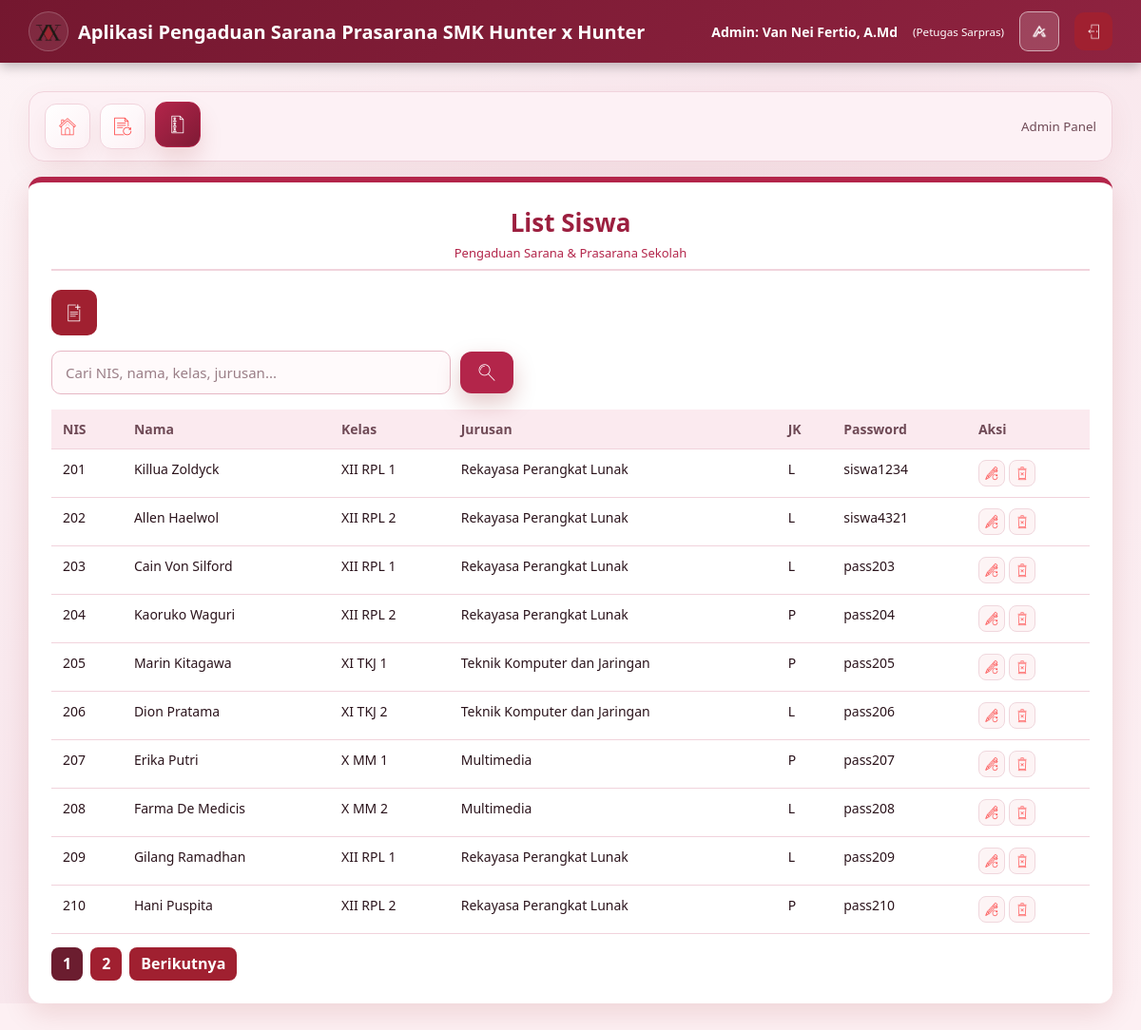
/CONTROLLERS/c_admin.php?page=siswa (signed in), run on the app's committed database.
### tables this page shows
CREATE TABLE `siswa` (
  `nis` int(10) NOT NULL,
  `nama_siswa` varchar(100) NOT NULL,
  `kelas` varchar(10) NOT NULL,
  `jurusan` varchar(50) NOT NULL,
  `jenis_kelamin` enum('L','P') NOT NULL,
  `password` varchar(255) NOT NULL,
  `created_at` timestamp NOT NULL DEFAULT current_timestamp()
);

### CONTROLLERS/c_admin.php (called while the page is built, shortened)
<?php
require_once '../MODELS/m_koneksi.php';
require_once '../MODELS/m_siswa.php';
$modelSiswa = new M_Siswa($conn);
$siswaKeyword = trim($_GET['siswa_keyword'] ?? '');
$siswaPage = max(1, (int)($_GET['siswa_page'] ?? 1));
$siswaLimit = 10;
$totalSiswa = $modelSiswa->countSiswa($siswaKeyword);
$totalSiswaPages = max(1, (int)ceil($totalSiswa / $siswaLimit));
$siswaOffset = ($siswaPage - 1) * $siswaLimit;
$list_siswa = $modelSiswa->getSiswa($siswaLimit, $siswaOffset, $siswaKeyword);
$page = $_GET['page'] ?? 'dashboard';
$showAddForm = ($page === 'siswa' && (($_GET['show_add'] ?? '0') === '1'));
$nama_admin = $_SESSION['nama_admin'] ?? 'Admin';
$role_admin = $_SESSION['role_admin'] ?? 'Admin';
require_once '../VIEWS/v_admin.php';

### MODELS/m_siswa.php (called while the page is built, shortened)
<?php
class M_Siswa {
    private $db;
    public function __construct($koneksi) {
        $this->db = $koneksi;
    }
    public function countSiswa($keyword = '') {
        $keyword = mysqli_real_escape_string($this->db, $keyword);
        $query = "SELECT COUNT(*) AS total FROM siswa";
        $result = mysqli_query($this->db, $query);
        $row = mysqli_fetch_assoc($result);
        return (int)($row['total'] ?? 0);
    }
    public function getSiswa($limit = null, $offset = 0, $keyword = '') {
        $keyword = mysqli_real_escape_string($this->db, $keyword);
        $query = "SELECT * FROM siswa";
        $query .= " ORDER BY CAST(nis AS UNSIGNED) ASC, nis ASC";
        if ($limit !== null) {
            $query .= " LIMIT " . (int)$limit . " OFFSET " . (int)$offset;
        }
        $result = mysqli_query($this->db, $query);
        $data = [];
        while ($row = mysqli_fetch_assoc($result)) {
            $data[] = $row;
        }
        return $data;
    }
}
?>

### VIEWS/v_admin.php (the view, shortened to what this page needs)
<!DOCTYPE html>
<html lang="id">
<head>
    <link rel="stylesheet" href="../CSS/01-warna-dan-font.css">
    <link rel="stylesheet" href="../CSS/02-navbar-atas.css">
    <link rel="stylesheet" href="../CSS/03-form-dan-tombol.css">
    <link rel="stylesheet" href="../CSS/04-tabel-dan-badge.css">
    <link rel="stylesheet" href="../CSS/05-admin-dan-dashboard.css">
</head>
<body class="dashboard-page">
    <?php
    $page = $_GET['page'] ?? 'dashboard';
    ?>
    <div class="navbar">
        <div class="brand">
            <img class="logo" src="../ASSETS/logo_sekolah_temagelap.png" alt="Logo Sekolah">
            <span>Aplikasi Pengaduan Sarana Prasarana SMK Hunter x Hunter</span>
        </div>
        <div class="user-info">
            <span class="role-name">
                Admin:
                <?= htmlspecialchars($nama_admin) ?>
            </span>
            <small>
                (<?= htmlspecialchars($role_admin) ?>)
            </small>
            <button type="button" class="theme-toggle" data-theme-toggle aria-label="Ganti tema"></button>
            <a
                class="btn-logout"
                href="../CONTROLLERS/c_logout.php"
                title="Logout"
            >
                <img src="../ASSETS/logout.png" alt="Logout">
            </a>
        </div>
    </div>
    <div class="container">
        <?php if ($page !== 'edit_siswa' && $page !== 'dashboard'): ?>
            <div class="admin-nav">
                <div class="menu">
                    <a
                        class="<?= $page === 'dashboard' ? 'active' : '' ?>"
                        href="../CONTROLLERS/c_admin.php?page=dashboard"
                        title="Dashboard"
                    >
                        <img src="../ASSETS/logo_dashboard.png" alt="Dashboard" style="width:24px;height:24px;object-fit:contain;display:block;">
                    </a>
                    <a
                        class="<?= $page === 'histori' ? 'active' : '' ?>"
                        href="../CONTROLLERS/c_admin.php?page=histori"
                        title="Histori Aspirasi"
                    >
                        <img src="../ASSETS/historiaspirasi.png" alt="Histori Aspirasi">
                    </a>
                    <a
                        class="<?= $page === 'siswa' ? 'active' : '' ?>"
                        href="../CONTROLLERS/c_admin.php?page=siswa"
                        title="List Siswa"
                    >
                        <img src="../ASSETS/datasiswa.png" alt="List Siswa">
                    </a>
                </div>
                <small>Admin Panel</small>
            </div>
        <?php endif; ?>
        <?php if ($page === 'dashboard'): ?>
            <div class="dashboard-hero">
                <div class="dashboard-hero-content">
                    <img class="dashboard-hero-logo" src="../ASSETS/logo_sekolah.png" alt="Logo Sekolah" style="border:0;object-fit:contain;">
                    <h2>Selamat datang di Pengaduan Sarana Prasarana</h2>
                    <h2>SMK Hunter x Hunter</h2>
                    <div class="dashboard-name">
                        <?= htmlspecialchars($_SESSION['nama_admin'] ?? 'Admin') ?>
                    </div>
                    <h3>Kelola data siswa dan pantau histori aspirasi secara mudah dan terorganisir</h3>
                </div>
            </div>
            <div class="dashboard-nav-grid">
                <a class="dashboard-link" href="../CONTROLLERS/c_admin.php?page=histori">
                    <img src="../ASSETS/historiaspirasi.png" alt="Histori Aspirasi">
                    <span>Histori Aspirasi</span>
                </a>
                <a class="dashboard-link" href="../CONTROLLERS/c_admin.php?page=siswa">
                    <img src="../ASSETS/datasiswa.png" alt="List Siswa">
                    <span>List Siswa</span>
                </a>
            </div>
        <?php elseif ($page === 'siswa'): ?>
            <div class="card">
                <h3>List Siswa</h3>
                <div style="margin-bottom:16px;">
                    <a href="../CONTROLLERS/c_admin.php?page=siswa&show_add=1" class="btn-logout" title="Tambah Siswa" style="display:inline-flex;align-items:center;justify-content:center;width:48px;height:48px;padding:0;">
                        <img src="../ASSETS/tambah_datasiswa.png" alt="Tambah Siswa" style="width:24px;height:24px;object-fit:contain;display:block;filter:brightness(0) invert(1);">
                    </a>
                </div>
                <form method="GET" action="../CONTROLLERS/c_admin.php" style="margin-bottom:16px;">
                    <div style="display:flex;gap:10px;align-items:center;flex-wrap:wrap;">
                        <input
                            type="text"
                            name="siswa_keyword"
                            value="<?= htmlspecialchars($siswaKeyword ?? '') ?>"
                            placeholder="Cari NIS, nama, kelas, jurusan..."
                            style="max-width:420px;"
                            autocomplete="off"
                        >
                        <button type="submit" class="btn-submit" title="Cari" style="width:auto;padding:10px 16px;display:inline-flex;align-items:center;justify-content:center;">
                            <img src="../ASSETS/search_aspirasi.png" alt="Cari" style="width:24px;height:24px;object-fit:contain;display:block;filter:brightness(0) invert(1);">
                        </button>
                    </div>
                </form>
                <div class="table-responsive">
                    <table class="table">
                        <thead>
                            <tr>
                                <th>NIS</th>
                                <th>Nama</th>
                                <th>Kelas</th>
                                <th>Jurusan</th>
                                <th>JK</th>
                                <th>Password</th>
                                <th>Aksi</th>
                            </tr>
                        </thead>
                        <tbody>
                            <?php if (empty($list_siswa)): ?>
                                <tr>
                                    <td
                                        colspan="7"
                                        style="text-align:center;color:#888;padding:20px;"
                                    >
                                        Belum ada data siswa.
                                    </td>
                                </tr>
                            <?php else: ?>
                                <?php foreach ($list_siswa as $s): ?>
                                    <tr>
                                        <td>
                                            <?= htmlspecialchars($s['nis']) ?>
                                        </td>
                                        <td>
                                            <?= htmlspecialchars($s['nama_siswa']) ?>
                                        </td>
                                        <td>
                                            <?= htmlspecialchars($s['kelas']) ?>
                                        </td>
                                        <td>
                                            <?= htmlspecialchars($s['jurusan']) ?>
                                        </td>
                                        <td>
                                            <?= htmlspecialchars($s['jenis_kelamin']) ?>
                                        </td>
                                        <td>
                                            <?= htmlspecialchars($s['password']) ?>
                                        </td>
                                        <td>
                                            <a
                                                href="../CONTROLLERS/c_siswa.php?aksi=edit&nis=<?= urlencode($s['nis']) ?>"
                                                title="Edit Siswa"
                                                style="display:inline-flex;align-items:center;justify-content:center;width:28px;height:28px;border-radius:8px;background:#fdf4f5;border:1px solid #f0d7dd;"
                                            >
                                                <img src="../ASSETS/edit_datasiswa.png" alt="Edit Siswa" style="width:18px;height:18px;object-fit:contain;display:block;">
                                            </a>
                                            <a
                                                href="../CONTROLLERS/c_siswa.php?aksi=hapus&nis=<?= urlencode($s['nis']) ?>"
                                                onclick="return confirm('Hapus siswa ini?')"
                                                title="Hapus Siswa"
                                                style="display:inline-flex;align-items:center;justify-content:center;width:28px;height:28px;border-radius:8px;background:#fdf4f5;border:1px solid #f0d7dd;"
                                            >
                                                <img src="../ASSETS/hapus_datasiswa.png" alt="Hapus Siswa" style="width:18px;height:18px;object-fit:contain;display:block;">
                                            </a>
                                        </td>
                                    </tr>
                                <?php endforeach; ?>
                            <?php endif; ?>
                        </tbody>
                    </table>
                </div>
                <div class="pagination" style="margin-top:14px;display:flex;gap:8px;align-items:center;flex-wrap:wrap;">
                    <?php for ($i = 1; $i <= $totalSiswaPages; $i++): ?>
                        <a class="btn-logout" style="<?= $i === $siswaPage ? 'background:#6b1d2f;color:#fff;' : '' ?>" href="../CONTROLLERS/c_admin.php?page=siswa&siswa_page=<?= $i ?>"><?= $i ?></a>
                    <?php endfor; ?>
                    <?php if ($siswaPage < $totalSiswaPages): ?>
                        <a class="btn-logout" href="../CONTROLLERS/c_admin.php?page=siswa&siswa_page=<?= (int)($siswaPage + 1) ?>">Berikutnya</a>
                    <?php endif; ?>
                </div>
            </div>
        <?php endif; ?>
    </div>
</body>
</html>

### CSS/02-navbar-atas.css (style rules this page uses)
.navbar { background: linear-gradient(135deg, var(--navbar-1), var(--navbar-2)); color: #ffffff; padding: 12px 30px; display: flex; justify-content: space-between; align-items: center; box-shadow: 0 4px 12px rgba(0, 0, 0, 0.25); width: 100%; position: sticky; top: 0; left: 0; z-index: 1000; margin: 0; border-radius: 0; }
.brand { display: flex; align-items: center; gap: 10px; font-size: 20px; font-weight: bold; color: #ffffff; }
.logo { width: 42px; height: 42px; border-radius: 50%; background: rgba(255, 255, 255, 0.08); border: 1px solid rgba(255, 255, 255, 0.2); color: var(--brand); display: flex; align-items: center; justify-content: center; font-size: 24px; object-fit: contain; padding: 4px; }
.user-info { display: flex; align-items: center; gap: 16px; font-size: 14px; color: #ffffff; }
.role-name, .user-info .role-name { font-weight: 700; }
.btn-logout { background: #a02030; color: #ffffff; padding: 8px 16px; border-radius: 8px; font-weight: bold; text-decoration: none; transition: 0.2s; }
.admin-nav { background: var(--bg-surface-alt); border-radius: 16px; padding: 12px 16px; margin-bottom: 16px; display: flex; align-items: center; justify-content: space-between; gap: 14px; box-shadow: 0 10px 30px var(--shadow-sm); border: 1px solid var(--border); color: var(--teks-medium); }
.admin-nav .menu { display: flex; align-items: center; gap: 10px; flex-wrap: wrap; }
.admin-nav .menu a { text-decoration: none; background: var(--bg-panel); color: var(--teks-medium); font-weight: 700; padding: 10px 16px; border-radius: 12px; border: 1px solid var(--border-strong); transition: 0.2s; display: inline-flex; align-items: center; gap: 8px; white-space: nowrap; }
.admin-nav .menu a.active, .admin-nav .menu a:hover { background: var(--brand); color: #ffffff; border-color: var(--brand); }
.navbar { color: #fff; }
.navbar .brand, .navbar .user-info, .navbar .role-name, .navbar .user-info small { color: #fff; }
.navbar .theme-toggle { background: rgba(255,255,255,.16); border-color: rgba(255,255,255,.55); }

### CSS/03-form-dan-tombol.css (style rules this page uses)
input, select, textarea { width: 100%; padding: 10px 12px; border-radius: 10px; border: 1.5px solid var(--border-strong); background: var(--bg-input); font-size: 14px; color: var(--teks); font-family: inherit; box-sizing: border-box; }
input { padding: 12px 14px; font-size: 15px; transition: 0.3s; }
input::placeholder, textarea::placeholder { color: var(--teks-medium); opacity: 0.7; }
.login-btn, .button-submit, .btn-submit { width: 100%; padding: 14px; background: var(--brand); color: #ffffff; border: none; font-size: 16px; font-weight: bold; border-radius: 12px; cursor: pointer; transition: 0.3s; box-shadow: 0 10px 25px var(--shadow-lg); }
h3 { text-align: center; color: var(--accent-text); font-size: 26px; margin-bottom: 25px; }
h3::after { content: "Pengaduan Sarana & Prasarana Sekolah"; display: block; font-size: 13px; color: var(--brand); margin-top: 5px; font-weight: normal; }
.theme-toggle { border: 1px solid rgba(255, 255, 255, .4); background: rgba(255, 255, 255, .12); color: #fff; border-radius: 9px; width: 42px; height: 42px; padding: 8px; display: inline-flex; align-items: center; justify-content: center; cursor: pointer; transition: 0.2s ease; }

### CSS/04-tabel-dan-badge.css (style rules this page uses)
.table-responsive { overflow-x: auto; }
.table { width: 100%; border-collapse: collapse; font-size: 14px; color: var(--teks); }
.table th, .table td { padding: 11px 12px; border-bottom: 1px solid var(--border); text-align: left; vertical-align: top; }
.table th { background: var(--table-header-bg); color: var(--teks-medium); }

### data on the page
siswa: nis "201", nama_siswa "Killua Zoldyck", kelas "XII RPL 1", jurusan "Rekayasa Perangkat Lunak", jenis_kelamin "L", password "siswa1234"
siswa: nis "202", nama_siswa "Allen Haelwol", kelas "XII RPL 2", jurusan "Rekayasa Perangkat Lunak", jenis_kelamin "L", password "siswa4321"
siswa: nis "203", nama_siswa "Cain Von Silford", kelas "XII RPL 1", jurusan "Rekayasa Perangkat Lunak", jenis_kelamin "L", password "pass203"
siswa: nis "204", nama_siswa "Kaoruko Waguri", kelas "XII RPL 2", jurusan "Rekayasa Perangkat Lunak", jenis_kelamin "P", password "pass204"
siswa: nis "205", nama_siswa "Marin Kitagawa", kelas "XI TKJ 1", jurusan "Teknik Komputer dan Jaringan", jenis_kelamin "P", password "pass205"
siswa: nis "206", nama_siswa "Dion Pratama", kelas "XI TKJ 2", jurusan "Teknik Komputer dan Jaringan", jenis_kelamin "L", password "pass206"
siswa: nis "207", nama_siswa "Erika Putri", kelas "X MM 1", jurusan "Multimedia", jenis_kelamin "P", password "pass207"
siswa: nis "208", nama_siswa "Farma De Medicis", kelas "X MM 2", jurusan "Multimedia", jenis_kelamin "L", password "pass208"
siswa: nis "209", nama_siswa "Gilang Ramadhan", kelas "XII RPL 1", jurusan "Rekayasa Perangkat Lunak", jenis_kelamin "L", password "pass209"
siswa: nis "210", nama_siswa "Hani Puspita", kelas "XII RPL 2", jurusan "Rekayasa Perangkat Lunak", jenis_kelamin "P", password "pass210"

### other printed values
$nama_admin "Van Nei Fertio, A.Md"
$role_admin "Petugas Sarpras"
